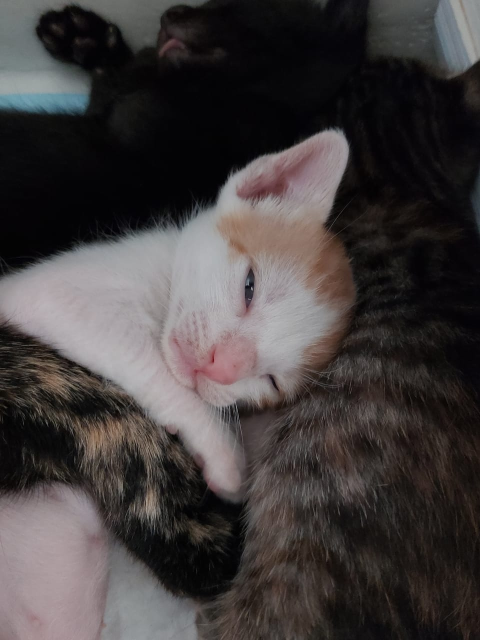
#> input picture Aula 05/bentoespock.jpeg, 960 x 1280 px, found by its file name (shown at 1/2 size)
$ jupyter execute arquivo5.ipynb
#> lines starting #> are read from the running program, lines starting #| are printed output that depends on the picture
#> further down, img_bgr is the input picture: shape (1280, 960, 3); mean B, G, R 61.5, 61.5, 66.6
#| Tipo do dado original: uint8
#| Dimensões originais (H, W, C): (1280, 960, 3)
#| Intervalo de intensidade: [0, 204]
[cell 1]
import os
import cv2
import numpy as np

# ==============================================================================
# 1. Função de Letterbox (Redimensionamento com preservação de Aspect Ratio)
# ==============================================================================
def letterbox(img, tamanho_alvo=(640, 640), cor_fundo=(114, 114, 114)):
    """
    Redimensiona e centraliza a imagem mantendo sua proporção original,
    preenchendo os espaços vazios com uma borda uniforme.
    """
#> called with tamanho_alvo = (640, 640), cor_fundo = (114, 114, 114)
    altura_orig, largura_orig = img.shape[:2]
#> altura_orig = 1280; largura_orig = 960
    largura_alvo, altura_alvo = tamanho_alvo

    # 1.1 Calcula a taxa de escala que cabe perfeitamente no quadro alvo
    escala = min(largura_alvo / largura_orig, altura_alvo / altura_orig)
#> escala = 0.5
    nova_largura = int(round(largura_orig * escala))
#> nova_largura = 480
    nova_altura = int(round(altura_orig * escala))
#> nova_altura = 640

    # 1.2 Redimensiona a imagem com a escala calculada
    img_redim = cv2.resize(
        img, (nova_largura, nova_altura), interpolation=cv2.INTER_LINEAR
    )
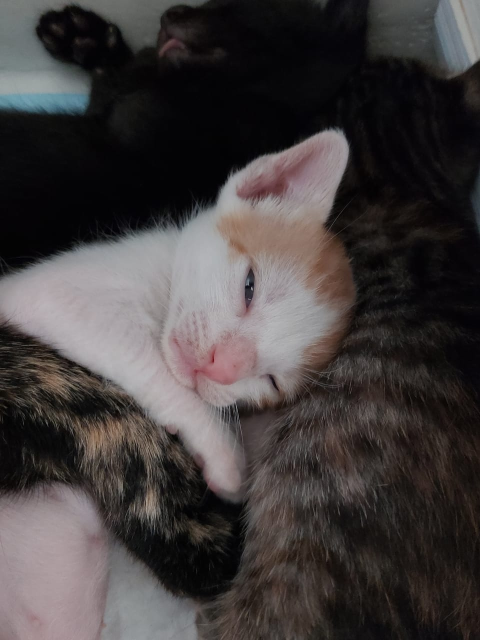
#> img_redim: shape (640, 480, 3); mean B, G, R 61.7, 61.7, 66.7

    # 1.3 Calcula o padding (espaçamento) necessário nos eixos X e Y
    pad_w = largura_alvo - nova_largura
#> pad_w = 160
    pad_h = altura_alvo - nova_altura
#> pad_h = 0

    # Divide o preenchimento igualmente entre os dois lados
    top = pad_h // 2
#> top = 0
    bottom = pad_h - top
#> bottom = 0
    left = pad_w // 2
#> left = 80
    right = pad_w - left
#> right = 80

    # 1.4 Adiciona as bordas constantes
    img_letterbox = cv2.copyMakeBorder(
        img_redim,
        top,
        bottom,
        left,
        right,
        cv2.BORDER_CONSTANT,
        value=cor_fundo,
    )
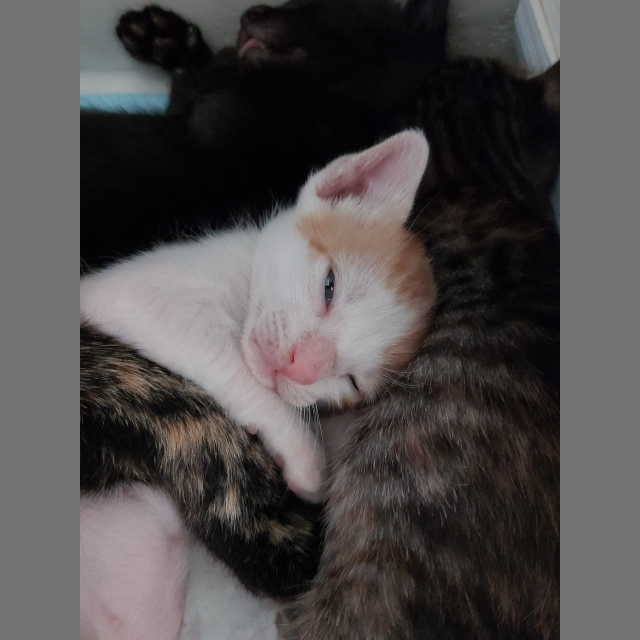
#> img_letterbox: shape (640, 640, 3); mean B, G, R 74.7, 74.7, 78.5

    # Retorna a imagem formatada e os fatores para desmapear coordenadas no pós-processamento
    info_mapeamento = {"escala": escala, "pad_x": left, "pad_y": top}
#> info_mapeamento = {'escala': 0.5, 'pad_x': 80, 'pad_y': 0}
    return img_letterbox, info_mapeamento


# ==============================================================================
# 2. Carregamento da Imagem Original
# ==============================================================================
caminho_imagem = "bentoespock.jpeg"
if not os.path.exists(caminho_imagem):
    caminho_imagem = "bentoespock_3.jpeg"

img_bgr = cv2.imread(caminho_imagem)
if img_bgr is None:
    raise FileNotFoundError(
        f"Não foi possível carregar a imagem '{caminho_imagem}'."
    )

print("--- 1. ENTRADA ORIGINAL (OpenCV) ---")
print(f"Tipo do dado original: {img_bgr.dtype}")
print(f"Dimensões originais (H, W, C): {img_bgr.shape}")
print(f"Intervalo de intensidade: [{img_bgr.min()}, {img_bgr.max()}]")

# ==============================================================================
# 3. Pipeline de Conversão: Da Matriz ao Tensor de IA
# ==============================================================================

# Passo A: Letterboxing para 640x640 (padrão YOLO)
img_box, info_pad = letterbox(img_bgr, tamanho_alvo=(640, 640))
#> info_pad = {'escala': 0.5, 'pad_x': 80, 'pad_y': 0}
cv2.imwrite("aula05_01_letterbox_visualizacao.jpg", img_box)

# Passo B: Conversão do espaço de cor BGR para RGB
img_rgb = cv2.cvtColor(img_box, cv2.COLOR_BGR2RGB)

# Passo C: Normalização e Conversão Numérica (uint8 [0, 255] -> float32 [0.0, 1.0])
tensor = img_rgb.astype(np.float32) / 255.0

# Passo D: Transposição de Eixos (H, W, C) -> (C, H, W)
# Eixo 2 (Canais) vai para frente, Eixo 0 (Altura) e Eixo 1 (Largura) seguem
tensor = np.transpose(tensor, (2, 0, 1))

# Passo E: Adição da Dimensão do Lote / Batch (C, H, W) -> (1, C, H, W)
tensor_batch = np.expand_dims(tensor, axis=0)

# ==============================================================================
# 4. Inspeção Estrutural do Tensor Final
# ==============================================================================
print("\n--- 2. TENSOR FINAL ESTRUTURADO (Pronto para a Rede Neural) ---")
print(f"Tipo do dado final: {tensor_batch.dtype}")
#| Tipo do dado final: float32
print(f"Dimensões do tensor final (Batch, Canais, H, W): {tensor_batch.shape}")
#| Dimensões do tensor final (Batch, Canais, H, W): (1, 3, 640, 640)
print(f"Intervalo de valores: [{tensor_batch.min():.4f}, {tensor_batch.max():.4f}]")
#| Intervalo de valores: [0.0000, 0.7490]
print(f"Memória contígua em C: {tensor_batch.flags['C_CONTIGUOUS']}")
#| Memória contígua em C: False

# ==============================================================================
# 5. Exibição Visual da Imagem Preparada
# ==============================================================================
cv2.imshow("Original BGR", img_bgr)
cv2.imshow("Entrada Formatada com Letterbox (640x640)", img_box)
print("\nPressione qualquer tecla na janela aberta para encerrar...")
cv2.waitKey(0)
cv2.destroyAllWindows()
